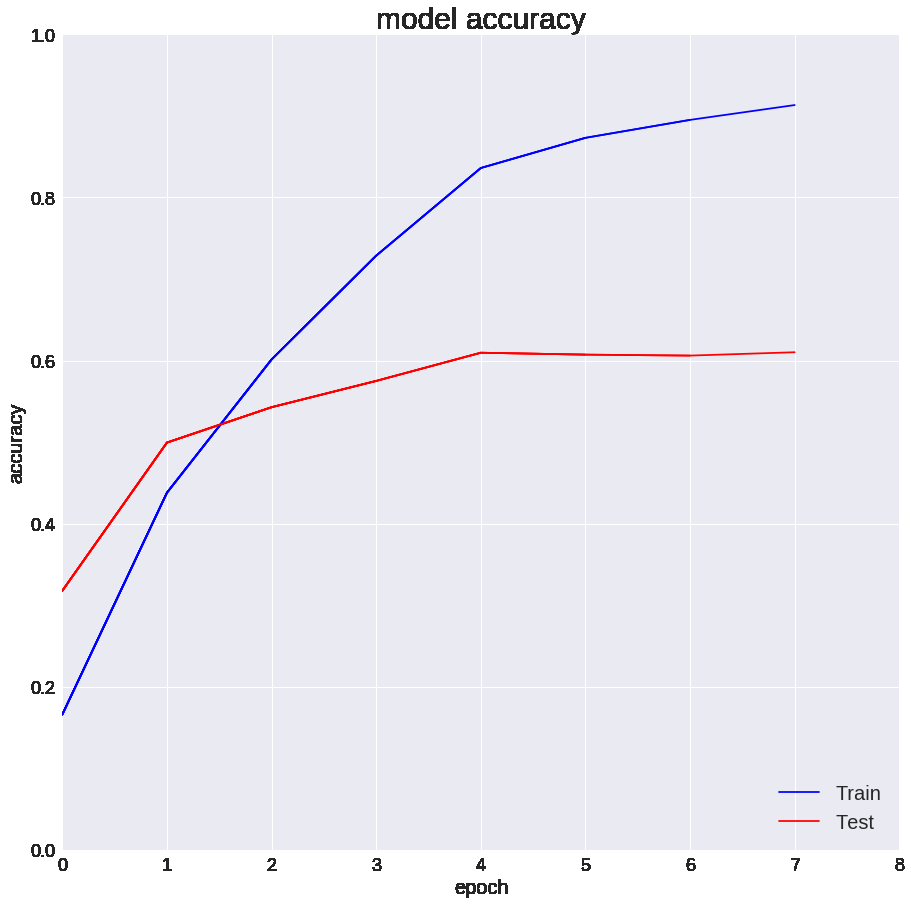
#> input picture Keras_champypy_inceptionV3_files/Keras_champypy_inceptionV3_38_0.png, 911 x 904 px, given in place of K, which was not available
$ python -i createDataset.py   (imports and definitions only)
#> lines starting #> are read from the running program, lines starting #| are printed output that depends on the picture
import cv2
import argparse
import os
import pandas as pd

def image_list(path):
    img_path = []
    for dirs, subdirs, files in os.walk(path):
        for file in files:
            if os.path.splitext(file)[1].lower() in ('.jpg', '.jpeg'):
                img_path.append(os.path.join(dirs, file))
    return img_path

def convert_image(pathname):
    classe = []
    list_image = []
    for img in pathname:
        image = cv2.imread(img, -1)
#> image is the input picture: shape (904, 911, 4); mean B, G, R, A 242.6, 235.4, 236, 212.3
        image = cv2.resize(image,(28,28))
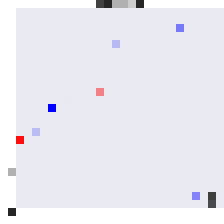
#> image: shape (28, 28, 4) (shown 8 times larger); mean B, G, R, A 241.9, 234.6, 235.1, 212.2
        if len(image.shape) == 3:
            if image.shape[2] == 3:
                image = image.reshape(
                        image.shape[0]*image.shape[1]*image.shape[2]
                )
                list_image.append(image)
                if img.__contains__('\\'):
                    classe.append(img.split('\\')[-2])
                else:
                    classe.append(img.split('/')[-2])
#> pass 2 of the loop in convert_image, `for img in pathname:`:
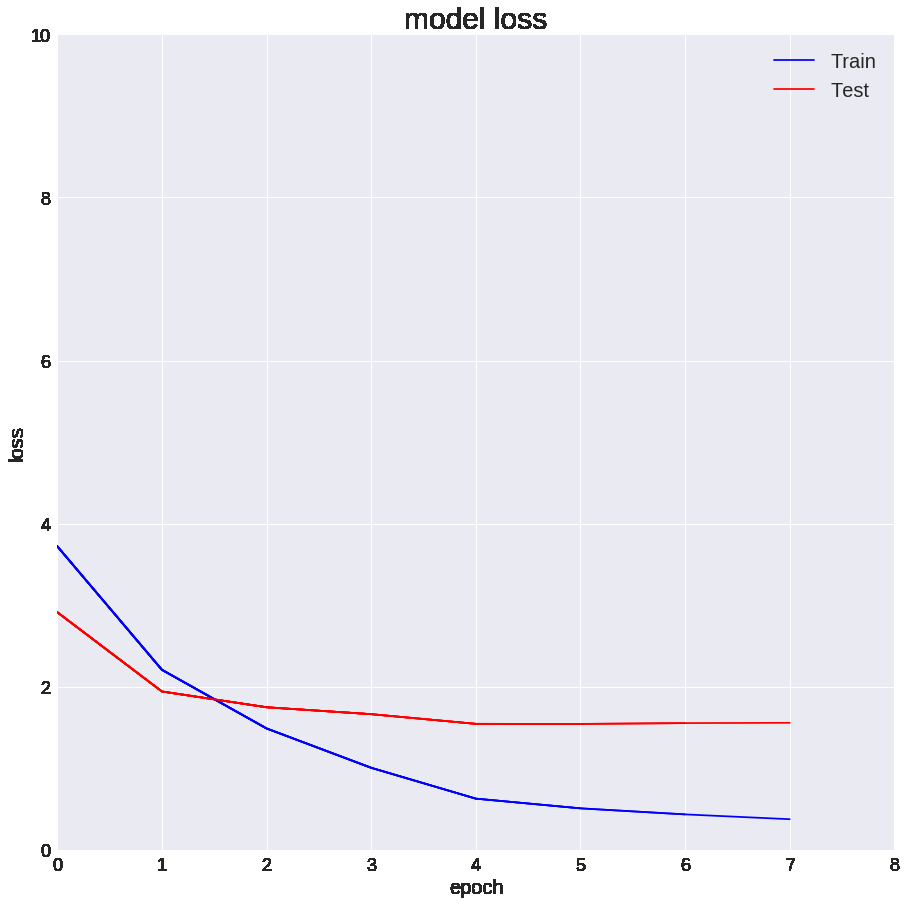
#> input picture Keras_champypy_inceptionV3_files/Keras_champypy_inceptionV3_40_0.png, 906 x 904 px, given in place of e, which was not available
#> in convert_image, image is the input picture: shape (904, 906, 4); mean B, G, R, A 242.9, 235.8, 236.4, 213.3
#> in convert_image, `image = cv2.resize(image,(28,28))`:
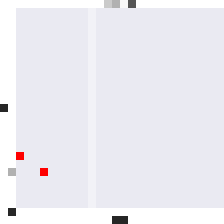
#> image: shape (28, 28, 4) (shown 8 times larger); mean B, G, R, A 242.2, 235.6, 236.3, 212.8
    return list_image, classe


# [23 lines not run here, left out]

#> (the run stopped early here; a loop or call above may not have finished)
